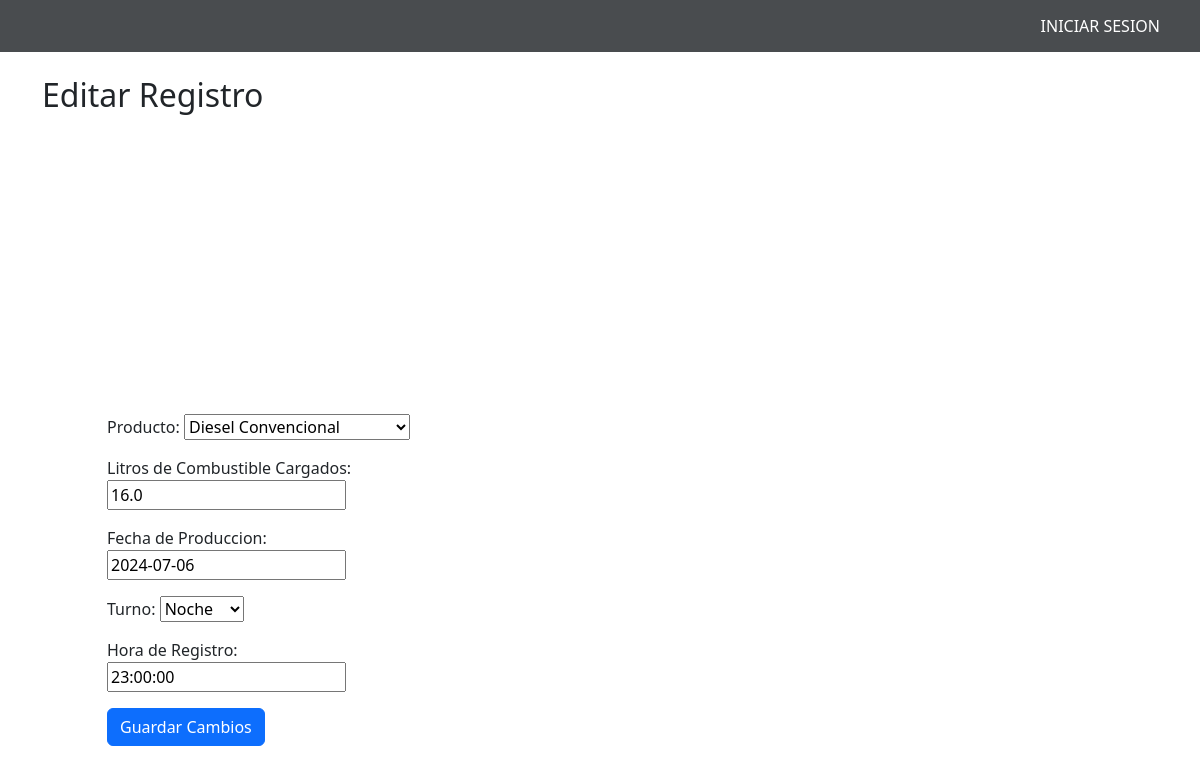
/registros/editar/11/, run on the app's committed database.
### core/models.py (models this page shows, shortened)
class Registro(models.Model):
    TURNO_CHOICES = [
        ('AM', 'Mañana'),
        ('PM', 'Tarde'),
        ('MM', 'Noche'),
    ]
    producto = models.ForeignKey('Producto', on_delete=models.CASCADE) #Si el objeto es eliminado, también se eliminará el objeto que contiene la clave externa.
    LitrosCombustible = models.FloatField(verbose_name="Litros de Combustible Cargados")
    DefinirTurno = models.CharField(max_length=2, choices=TURNO_CHOICES, verbose_name="Turno")
    FechaProduccion = models.DateField(verbose_name="Fecha de Produccion")
    Horaregistro = models.TimeField(verbose_name="Hora de Registro")
    operador = models.ForeignKey(User, on_delete=models.CASCADE)
    planta = models.ForeignKey('Planta', on_delete=models.CASCADE)
    UltimaEdicion = models.DateTimeField(null=True, blank=True) #Esto permite guardar cuando fue la ultima mod.

### core/views.py (the view)
# urls.py: path('registros/editar/<int:pk>/', views.editar_registro, name='editar_registro'),
def editar_registro(request, pk):
    registro = get_object_or_404(Registro, pk=pk) #Obtiene un objeto específico del modelo Registro según su clave primaria
    if request.method == "POST": #Si coloca todos los datos entra al if, sino lo envia nuevamente al formulario
        registros = Registro.objects.filter(operador=request.user)
        form = RegistroForm(request.POST, instance=registro)
        if form.is_valid():
            form.save()
            return render(request, 'core/VerProduccion.html', {'registros': registros})
    else:
        form = RegistroForm(instance=registro)
    return render(request, 'core/editar_registro.html', {'form': form})

### core/forms.py
class RegistroForm(forms.ModelForm):
    class Meta:
        model = Registro
        fields = ['producto', 'LitrosCombustible', 'FechaProduccion', 'DefinirTurno', 'Horaregistro'] #Almacena los datos que estan dentro del modelo Registro y permite utilizarlos

### core/models.py (called while the page is built)
    def __str__(self):
        return self.nombre

### core/templates/core/editar_registro.html (shortened to what this page needs)
{% extends 'core/base.html' %}
{% load static %}
{% block content %}
<div class="container my-4">
    <h2>Editar Registro</h2>
    <form method="post">
        {{ form.as_p }}
        <button type="submit" class="btn btn-primary">Guardar Cambios</button>
    </form>
</div>
{% endblock %}

### core/static/css/styles.css (style rules this page uses)
form { width: 30%; margin-top: 150px; margin-left: 65px; padding-top:150px ; }

### data on the page
Registro: producto "Diesel Convencional", LitrosCombustible "16.0", FechaProduccion "2024-07-06", DefinirTurno "Noche", Horaregistro "23:00:00"
